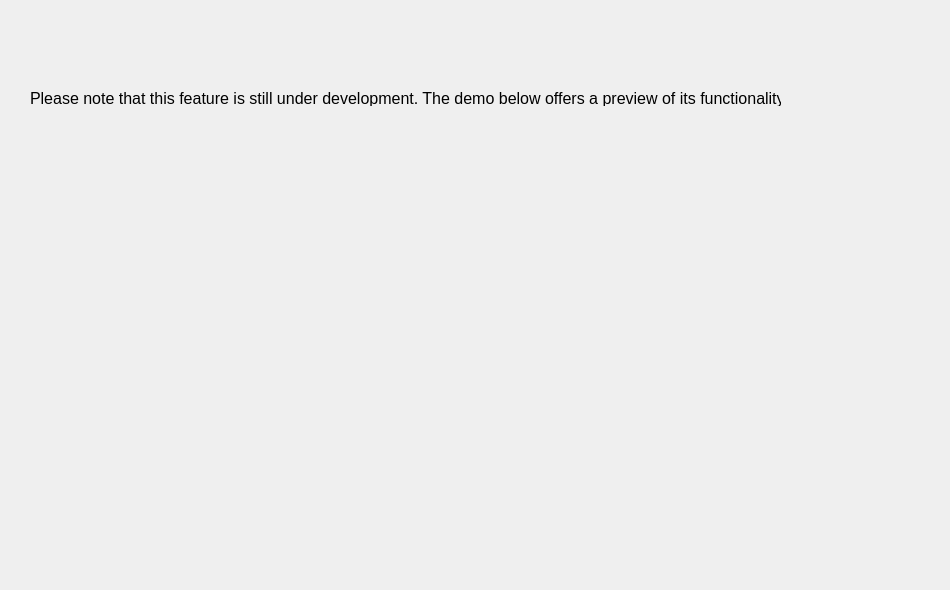
                  <widget class="QWidget" name="health_check_tab">
                   <attribute name="title">
                    <string>Health Check</string>
                   </attribute>
                   <widget class="QLabel" name="label_13">
                    <property name="geometry">
                     <rect>
                      <x>30</x>
                      <y>90</y>
                      <width>751</width>
                      <height>16</height>
                     </rect>
                    </property>
                    <property name="maximumSize">
                     <size>
                      <width>16777215</width>
                      <height>30</height>
                     </size>
                    </property>
                    <property name="font">
                     <font>
                      <pointsize>12</pointsize>
                     </font>
                    </property>
                    <property name="text">
                     <string>Please note that this feature is still under development. The demo below offers a preview of its functionality.</string>
                    </property>
                   </widget>
                   <widget class="QLabel" name="label_96">
                    <property name="geometry">
                     <rect>
                      <x>30</x>
                      <y>190</y>
                      <width>461</width>
                      <height>381</height>
                     </rect>
                    </property>
                    <property name="text">
                     <string/>
                    </property>
                    <property name="pixmap">
                     <pixmap resource="icons.qrc">:/image/resources/health_check.png</pixmap>
                    </property>
                    <property name="scaledContents">
                     <bool>true</bool>
                    </property>
                   </widget>
                   <widget class="QLabel" name="label_97">
                    <property name="geometry">
                     <rect>
                      <x>490</x>
                      <y>190</y>
                      <width>451</width>
                      <height>391</height>
                     </rect>
                    </property>
                    <property name="text">
                     <string/>
                    </property>
                    <property name="pixmap">
                     <pixmap resource="icons.qrc">:/image/resources/histogram.png</pixmap>
                    </property>
                    <property name="scaledContents">
                     <bool>true</bool>
                    </property>
                   </widget>
                  </widget>
